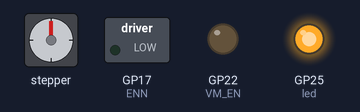
The program below on a simulated Raspberry Pi Pico running MicroPython. Parts: stepper motor, switched loads named in the program (green lamp = pin HIGH), output pins drawn as LEDs (lit = HIGH). The stepper is drawn at 200 steps a turn; pins used as bus, display or sensor lines are not drawn.

Above: at 1.55 s.
At 2.35 s:
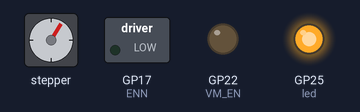
At 3.3 s:
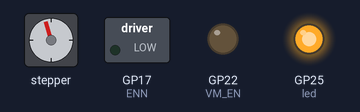
At 5.05 s:
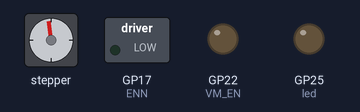
At 6.8 s:
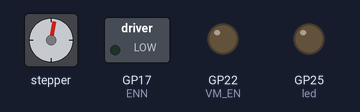
At 8.6 s:
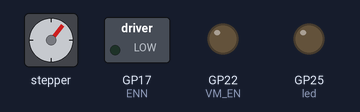
Timing chart, 0 to 10.8 s (numbered marks = the images above):
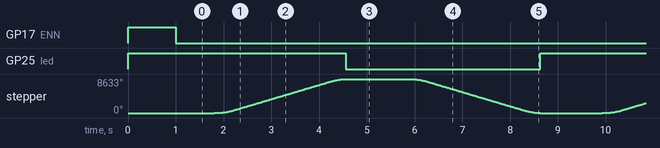

The program:

TMC2209_SD_SmoothControl.py
```python
#-----------------------------------------------
# Raspberry pico specific function library calls
#-----------------------------------------------
from machine import Pin
from machine import Pin, PWM
from machine import Pin, UART
from machine import Timer
from time import sleep
#import gc

#------------------------------------------------------------------------
# MOTOR DRIVER TMC2209 BOARD: Pin configuration and initial value setting
#------------------------------------------------------------------------
led = Pin("LED", Pin.OUT, value=1)      # RPI pico LED (toggles per direction change
VM_EN = Pin(22, Pin.OUT, value=1)       # Main motor Voltage, initial state OFF, value: '0'=ON '1'=OFF
VCCIO_EN = Pin(10, Pin.OUT, value=0)    # IO motor voltage, initial state OFF, value: '1'=ON '0'=OFF
INT_STEP = Pin(20, Pin.OUT, value=0)    # Motor step pin, timer pulse, initial state '0'
INT_DIR = Pin(21, Pin.OUT, value=0)     # Motor direction pin,  initial state '0', value: '0'=CCW '1'=CW
MS2 = Pin(18, Pin.OUT, value=0)         # Motor stepsize select pin,  initial state '0'
MS1 = Pin(16, Pin.OUT, value=0)         # Motor direction pin,  initial state '0'
ENN = Pin(17, Pin.OUT, value=1)         # Motor enable pin,  initial state OFF, value: '1'=OFF '0'=ON
gdelay = 0.5                            # global dalay 1/2 second
stepdelay = 0.2                         # step delay 0.2 seconds
loopdelay = 1                           # loop dalay 1 seconds

#-------------------------------------------------------------------
# BOARD INITIALISATION PARAMETERS
# Enable VM
# Enable VCCIO
# Enable motor
# Microstepping setting: "MS1..MS2"
# "00" = 1/8 step
# "10" = 1/16 step (recommended for very quiet & smooth performance)
# "01" = 1/32 step
# "11" = 1/64 step
#-------------------------------------------------------------------
VM_EN.value(0)
#led.toggle()
sleep(gdelay)
VCCIO_EN.value(1)
#led.toggle()
sleep(gdelay)
ENN.value(0)
MS1.value(1)
MS2.value(0)
#led.toggle()
sleep(gdelay)

#-----------------------------------------------
# Stepper engine using timer
# Smooth transition
#-----------------------------------------------
step_timer = Timer()
step_state = 0
current_freq = 0

def step_callback(t):
    global step_state
    step_state ^= 1
    INT_STEP.value(step_state)

def start_steps(freq):
    global current_freq
    current_freq = freq
    step_timer.init(freq=freq * 2, mode=Timer.PERIODIC, callback=step_callback)

def stop_steps():
    global current_freq
    step_timer.deinit()
    INT_STEP.value(0)
    current_freq = 0

# ----------------------------
# Smooth acceleration
# ----------------------------
def ramp_speed(target_freq, ramp_step=100, ramp_delay=0.02):
    global current_freq

    if current_freq == 0:
        current_freq = ramp_step  # start from low speed
        start_steps(current_freq)
        sleep(ramp_delay)

    # Accelerate
    if target_freq > current_freq:
        for f in range(current_freq, target_freq, ramp_step):
            start_steps(f)
            sleep(ramp_delay)

    # Decelerate
    elif target_freq < current_freq:
        for f in range(current_freq, target_freq, -ramp_step):
            start_steps(f)
            sleep(ramp_delay)

    start_steps(target_freq)
    current_freq = target_freq


# ----------------------------
# Move with ramping
# ----------------------------
def move(direction, max_speed, run_time):
    stop_steps()
    sleep(0.2)                 # ensure clean stop

    INT_DIR.value(direction)
    sleep(0.1)                 # DIR setup time

    # ramp up
    ramp_speed(max_speed)

    # run at full speed
    sleep(run_time)

    # ramp down smoothly
    ramp_speed(200)

    stop_steps()

# ----------------------------
# Main loop
# ----------------------------
while True:

    # Forward move
    move(direction=1, max_speed=2000, run_time=2)
    led.toggle()
    sleep(1)

    # Reverse move
    move(direction=0, max_speed=2000, run_time=2)
    led.toggle()
    sleep(1)
```

Measured:
- by itself, GP25 (led): alternates HIGH for 4.1 s and LOW for 4.1 s
- by itself, stepper: turns 8633° clockwise in 2.8 s, then 8633° counter-clockwise in 2.8 s, repeating every 8.1 s
